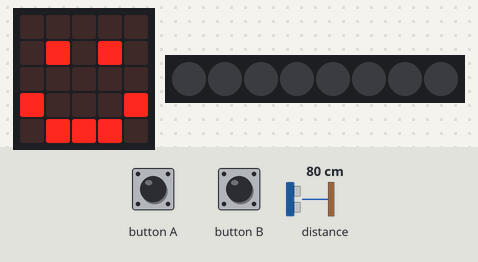
Bench run of a program on a simulated BBC micro:bit (MakeCode). Parts: the board's 5×5 LED display, 8 RGB LEDs in strip order, left to right. The inputs (shaded band) are chosen by the test bench; at power-on: distance to the obstacle 80 cm. Dim RGB values are drawn brighter than linear.

Above: at 1.8 s.
1.9 s: button A pressed for 0.15 s
At 3.1 s:
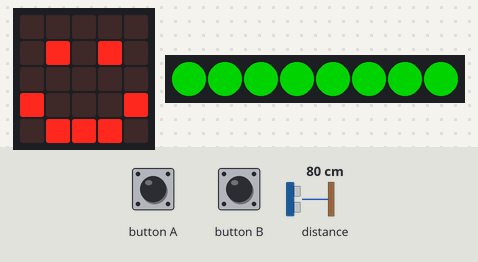
3.5 s: button B pressed for 0.15 s
At 4.6 s:
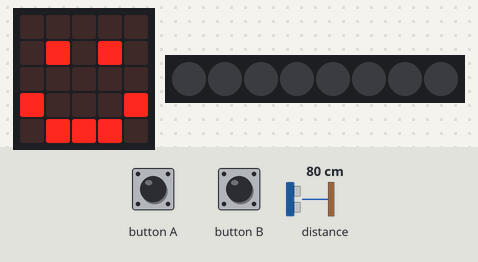
5.7 s: button A pressed for 0.15 s
At 7.2 s:
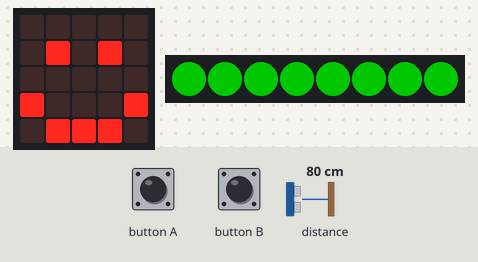
Timing chart, 0 to 8.7 s (numbered marks = the images above; inputs shaded):
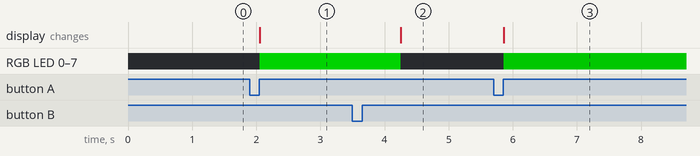

Measured:
- after the input at 1.9 s, RGB LED 0–7: off → RGB(0, 127, 0) after 0.16 s
- after the input at 3.5 s, RGB LED 0–7: RGB(0, 127, 0) → off after 0.75 s
- after the input at 5.7 s, RGB LED 0–7: off → RGB(0, 99, 0) after 0.16 s

The program:

main.ts
```typescript
// (licence header left out)
let distance = 0
const strip = neopixel.create(DigitalPin.P1, 8, NeoPixelMode.RGB)

basic.clearScreen()
basic.showIcon(IconNames.Happy)

input.onButtonPressed(Button.A, function () {
    // Measureing the distance...
    distance = sonar.ping(
        DigitalPin.P0,
        DigitalPin.P0,
        PingUnit.Centimeters
    )

    // ify elesy stuffff
    if (distance < 10) {
        strip.showColor(neopixel.colors(NeoPixelColors.Red))
        strip.setBrightness(100)
    } else {
        // Green if 10cm or further
        strip.showColor(neopixel.colors(NeoPixelColors.Green))
        strip.setBrightness(100)
    }
})

input.onButtonPressed(Button.B, function () {
    basic.clearScreen()
    basic.showIcon(IconNames.Happy)
    strip.showColor(neopixel.colors(NeoPixelColors.Black))
    strip.show()
})
```
